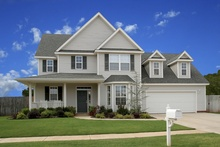
%> input picture 8/input images/image1.jpg, 220 x 147 px, shrunk from 1698 x 1131 before the run; its folder holds only this picture in this run
$ octave q1.m   (GNU Octave 9; MATLAB toolbox functions it lacks are replaced by stand-ins)
%> lines starting %> are read from the running program, lines starting %| are printed output that depends on the picture
filefolder = 'C:\Users\praveen\Desktop\imgp\8\Input Images\';
imagefiles = dir(fullfile(filefolder,'*.*'));
nfiles = length(imagefiles);

for i=[3]

    filename = imagefiles(i).name;
    fullfilename = fullfile(filefolder,filename);
    im2 = imread(fullfilename);
%> im2 is the input picture: size 147x220x3 uint8; mean R, G, B 107.1, 120.7, 135.8

    im = im2double(rgb2gray(im2));
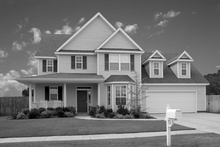
%> im: size 147x220 double; min 0, max 1, mean 0.464
    [rows,column,depth] = size(im);
%> rows = 147; column = 220; depth = 1
    G = zeros(size(im));
    x = [1,0;0,-1];
    y = [0,1;-1,0];
    Ix = zeros(size(im));
    Iy = zeros(size(im));
    TF = 0.1;%thresholding factor
    for l=1:rows
        for m=1:column
            for n=1:depth
                sx = 0;
                sy = 0;
                for i=1:2
                    for j=1:2
                       if(l+i-1<1 ||  l+i-1>rows)
                           sx = 0;
                           sy = 0;
                           continue
                       end
                       if(m+j-1<1 || m+j-1>column)
                           sx=0;
                           sy=0;
                           continue
                       end

                       sx = sx+im(l+i-1,m+j-1)*x(i,j);
                       sy = sy+im(l+i-1,m+j-1)*y(i,j);
                    end
                end
                Ix(l,m) = sx;
                Iy(l,m) = sy;
                G(l,m,n) = sqrt(sx.^2 + sy.^2);

            end
        end
    end
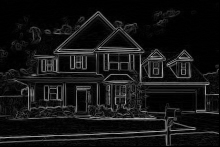
%> G: size 147x220 double; min 0, max 0.73, mean 0.082
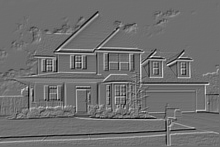
%> Ix: size 147x220 double; min -0.525, max 0.675, mean -0.000648; drawn with min black and max white
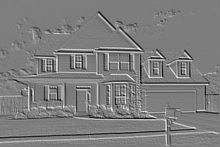
%> Iy: size 147x220 double; min -0.541, max 0.553, mean -0.000547; drawn with min black and max white
    %thresholding
    Lmax = max(max(G));
%> Lmax = 0.73
    Lmin = min(min(G));
%> Lmin = 0
    l = TF*(Lmax-Lmin)+Lmin;
%> l = 0.073
    Lbw = max(G,l.*ones(size(G)));
    [n,m] = size(Lbw);
%> n = 147; m = 220
    L_temp = zeros(size(Lbw));
    for i=2:n-1
        for j=2:m-1
            if Lbw(i,j)> l
                X=[-1,0,+1;-1,0,+1;-1,0,+1];
                Y=[-1,-1,-1;0,0,0;+1,+1,+1];
                neigh = [Lbw(i-1,j-1) Lbw(i-1,j) Lbw(i-1,j+1);Lbw(i,j-1) Lbw(i,j) Lbw(i,j+1);Lbw(i+1,j) Lbw(i+1,j) Lbw(i+1,j+1)];
                thetaX = [Ix(i,j)/G(i,j),-Ix(i,j)/G(i,j)];
                thetaY = [Iy(i,j)/G(i,j),-Iy(i,j)/G(i,j)];
                ZI=interp2(X,Y,neigh,thetaX,thetaY);
                if Lbw(i,j) >= ZI(1) && Lbw(i,j) >= ZI(2)
                    L_temp(i,j)=Lmax;
                else
                    L_temp(i,j)=Lmin;
                end
            else
                L_temp(i,j)=Lmin;
            end
        end
    end
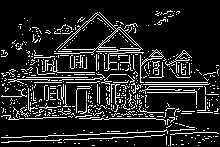
%> L_temp: size 147x220 double; values 0 (black) and 0.73 (white), 13.8% white in thin lines or dots
%> after the loop, X = [-1 0 1; -1 0 1; -1 0 1]; Y = [-1 -1 -1; 0 0 0; 1 1 1]; ZI = [0.0746 0.0746]; neigh = [0.073 0.073 0.073; 0.073 0.0915 0.073; 0.073 0.073 0.073]; thetaX = [-0.685 0.685]; thetaY = [0.728 -0.728]


    imshow(L_temp);


end
